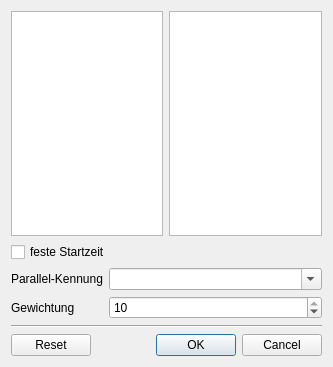
<?xml version="1.0" encoding="UTF-8"?>
<ui version="4.0">
 <class>Dialog</class>
 <widget class="QDialog" name="Dialog">
  <property name="geometry">
   <rect>
    <x>0</x>
    <y>0</y>
    <width>333</width>
    <height>367</height>
   </rect>
  </property>
  <property name="windowTitle">
   <string>Tag und Stunde</string>
  </property>
  <layout class="QVBoxLayout" name="verticalLayout">
   <item>
    <layout class="QHBoxLayout" name="horizontalLayout">
     <item>
      <widget class="QListWidget" name="daylist"/>
     </item>
     <item>
      <widget class="QListWidget" name="periodlist"/>
     </item>
    </layout>
   </item>
   <item>
    <widget class="QCheckBox" name="fixed_time">
     <property name="text">
      <string>feste Startzeit</string>
     </property>
    </widget>
   </item>
   <item>
    <layout class="QFormLayout" name="formLayout">
     <item row="0" column="0">
      <widget class="QLabel" name="label">
       <property name="text">
        <string>Parallel-Kennung</string>
       </property>
      </widget>
     </item>
     <item row="1" column="0">
      <widget class="QLabel" name="label_2">
       <property name="text">
        <string>Gewichtung</string>
       </property>
      </widget>
     </item>
     <item row="0" column="1">
      <widget class="QComboBox" name="simultaneous_tag">
       <property name="editable">
        <bool>true</bool>
       </property>
       <property name="insertPolicy">
        <enum>QComboBox::NoInsert</enum>
       </property>
       <property name="sizeAdjustPolicy">
        <enum>QComboBox::AdjustToContents</enum>
       </property>
      </widget>
     </item>
     <item row="1" column="1">
      <widget class="QSpinBox" name="weighting">
       <property name="maximum">
        <number>10</number>
       </property>
       <property name="value">
        <number>10</number>
       </property>
      </widget>
     </item>
    </layout>
   </item>
   <item>
    <widget class="Line" name="line">
     <property name="orientation">
      <enum>Qt::Horizontal</enum>
     </property>
    </widget>
   </item>
   <item>
    <widget class="QDialogButtonBox" name="buttonBox">
     <property name="orientation">
      <enum>Qt::Horizontal</enum>
     </property>
     <property name="standardButtons">
      <set>QDialogButtonBox::Cancel|QDialogButtonBox::Ok|QDialogButtonBox::Reset</set>
     </property>
    </widget>
   </item>
  </layout>
 </widget>
 <resources/>
 <connections>
  <connection>
   <sender>buttonBox</sender>
   <signal>accepted()</signal>
   <receiver>Dialog</receiver>
   <slot>accept()</slot>
   <hints>
    <hint type="sourcelabel">
     <x>248</x>
     <y>254</y>
    </hint>
    <hint type="destinationlabel">
     <x>157</x>
     <y>274</y>
    </hint>
   </hints>
  </connection>
  <connection>
   <sender>buttonBox</sender>
   <signal>rejected()</signal>
   <receiver>Dialog</receiver>
   <slot>reject()</slot>
   <hints>
    <hint type="sourcelabel">
     <x>316</x>
     <y>260</y>
    </hint>
    <hint type="destinationlabel">
     <x>286</x>
     <y>274</y>
    </hint>
   </hints>
  </connection>
 </connections>
</ui>
